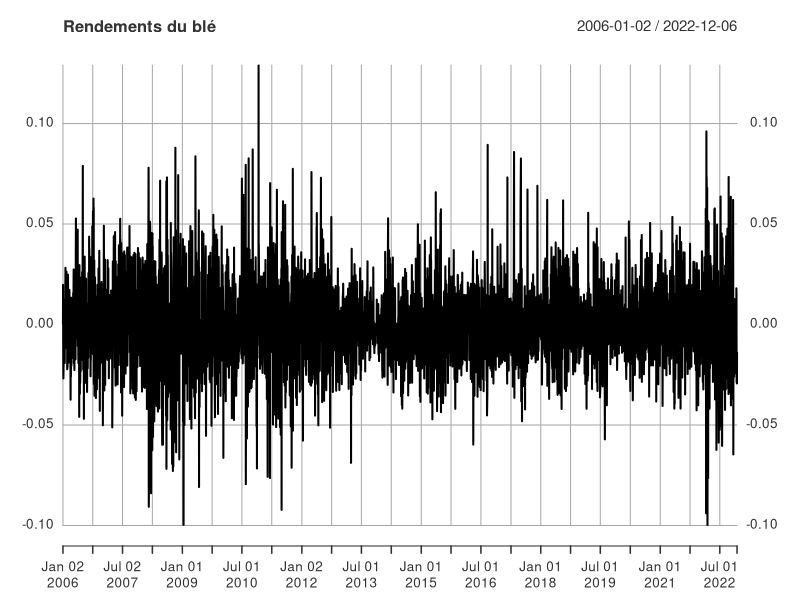
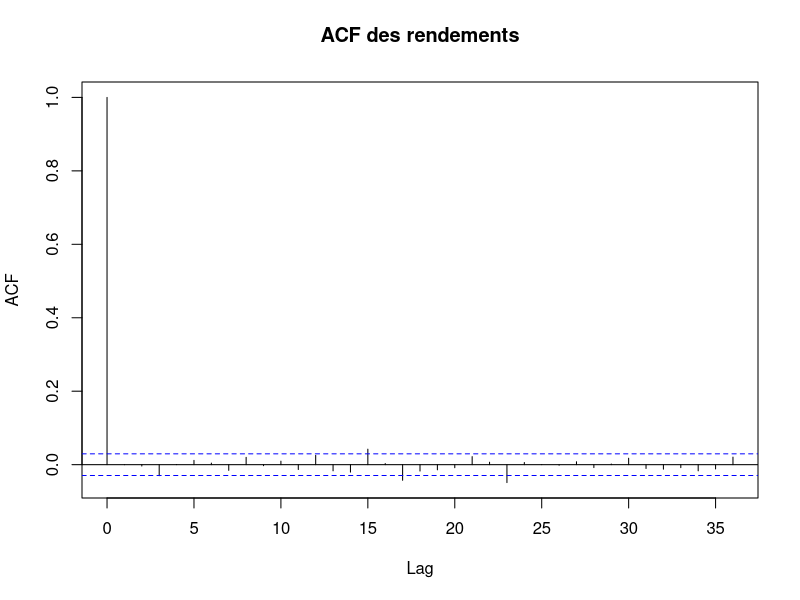
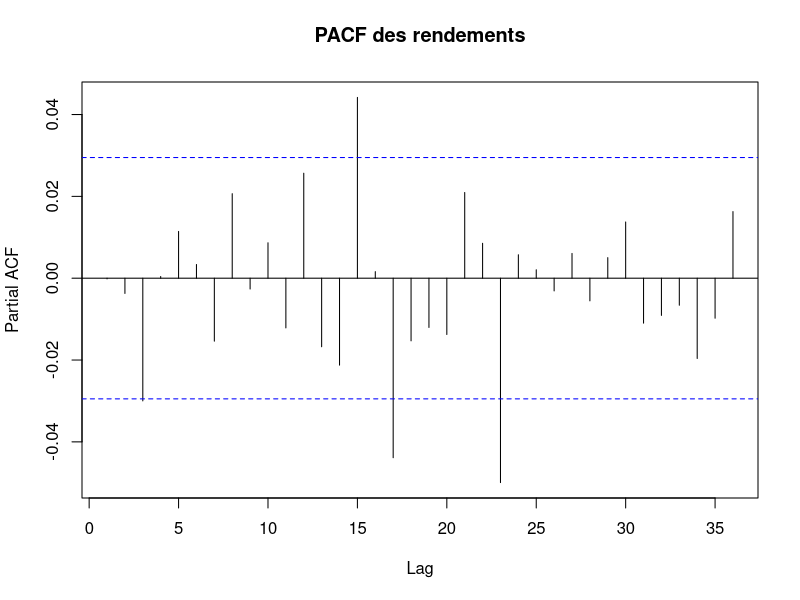

Write R code to recreate these figures, in order. (Note: a time limit stopped this script after it produced the figures.)
## ---- chunk 1
# Charger le package
library(readxl)

# Lire le fichier Excel (en supposant qu'il est dans ton répertoire de travail)
data <- read_excel("wheat_support5_STU.xlsx")

# Aperçu des données
head(data)
## ---- chunk 2
library(xts)
data_xts <- xts(data$return, order.by = as.Date(data$date))
plot(data_xts, main = "Rendements du blé")
## ---- chunk 3
acf(data_xts, main = "ACF des rendements")
pacf(data_xts, main = "PACF des rendements")

## ---- chunk 4
library(forecast)

auto.arima(data_xts, max.q = 0, seasonal = FALSE, ic = "bic")

## ---- chunk 5
library(forecast)

# Paramètres
horizons <- c(1, 5)
rolling_window_10 <- 10 * 252  # approx 252 jours par an
rolling_window_3  <- 3 * 252

# Fonction de rolling forecast
rolling_forecast <- function(series, window_size, h = 1) {
  n <- length(series)
  forecasts <- rep(NA, n - window_size - h + 1)
  actuals <- rep(NA, n - window_size - h + 1)
  
  for (i in 1:(n - window_size - h + 1)) {
    train <- series[i:(i + window_size - 1)]
    model <- Arima(train, order = c(1, 0, 0))  # AR(1) par défaut
    forecast_i <- forecast(model, h = h)
    
    forecasts[i] <- forecast_i$mean[h]
    actuals[i] <- series[i + window_size + h - 1]
  }
  
  return(data.frame(actual = actuals, forecast = forecasts))
}

# Lancer les prévisions
A10_h1 <- rolling_forecast(data_xts, rolling_window_10, h = 1)
A3_h1  <- rolling_forecast(data_xts, rolling_window_3, h = 1)
A10_h5 <- rolling_forecast(data_xts, rolling_window_10, h = 5)
A3_h5  <- rolling_forecast(data_xts, rolling_window_3, h = 5)

## ---- chunk 6
# Fonction de test déjà définie
test_MZ <- function(actual, forecast) {
  model <- lm(actual ~ forecast)
  coeftest(model, vcov = NeweyWest(model))  # erreurs robustes HAC
}

# Liste des cas à tester
cat("\nTest de Mincer-Zarnowitz - Résultats :\n")

cat("\n➤ A10 - Horizon 1 :\n")
print(test_MZ(A10_h1$actual, A10_h1$forecast))

cat("\n➤ A10 - Horizon 5 :\n")
print(test_MZ(A10_h5$actual, A10_h5$forecast))

cat("\n➤ A3 - Horizon 1 :\n")
print(test_MZ(A3_h1$actual, A3_h1$forecast))

cat("\n➤ A3 - Horizon 5 :\n")
print(test_MZ(A3_h5$actual, A3_h5$forecast))


## ---- chunk 7
diebold_mariano_test <- function(actual, f1, f2, loss = "mse") {
  if (loss == "mse") {
    d <- (actual - f1)^2 - (actual - f2)^2
  } else if (loss == "mae") {
    d <- abs(actual - f1) - abs(actual - f2)
  } else {
    stop("Fonction de perte non reconnue.")
  }
  
  dm_model <- lm(d ~ 1)
  test <- coeftest(dm_model, vcov = NeweyWest(dm_model))
  return(test)
}

# Comparaison A10 vs A3
cat("Diebold-Mariano A10 vs A3 (h=1, MSE) :\n")
diebold_mariano_test(A10_h1$actual, A10_h1$forecast, A3_h1$forecast, loss = "mse")
